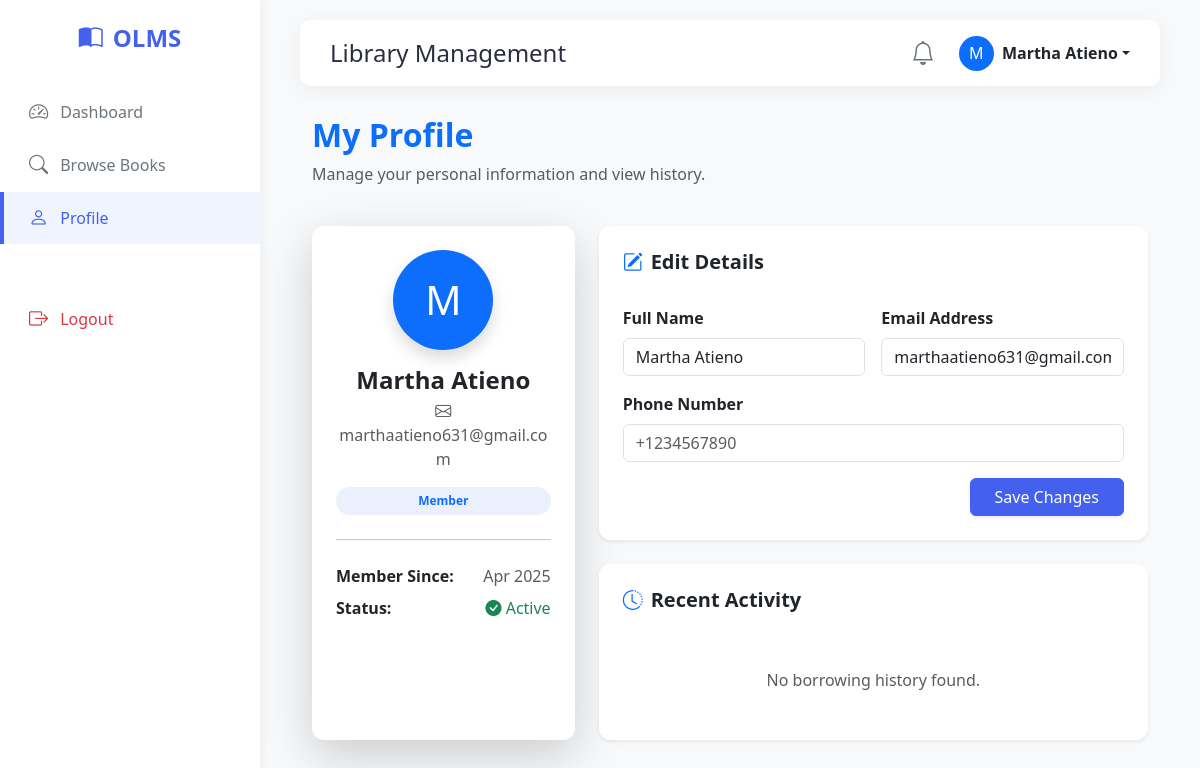
The page /profile.php (signed in) on the database as committed earlier.
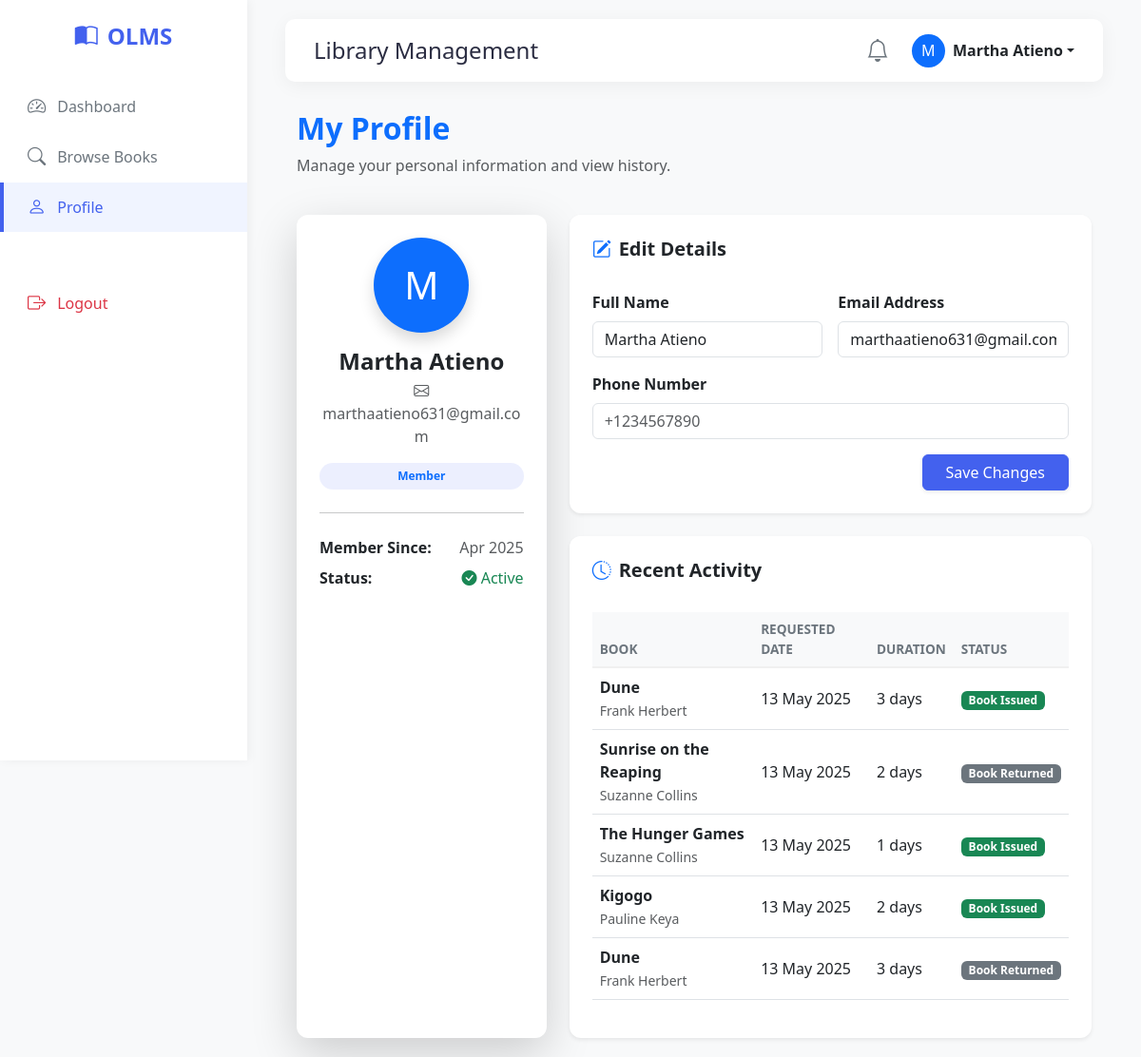
The same page on the database as committed later.
### tables this page shows
CREATE TABLE `borrow_requests` (
  `id` int(11) NOT NULL,
  `book_id` int(11) NOT NULL,
  `user_id` int(11) NOT NULL,
  `days` int(11) NOT NULL,
  `total_cost` decimal(10,2) NOT NULL,
  `status` enum('pending','Book Issued','Rejected','Book Returned') DEFAULT 'pending',
  `requested_at` timestamp NOT NULL DEFAULT current_timestamp(),
  `updated_at` timestamp NOT NULL DEFAULT current_timestamp() ON UPDATE current_timestamp()
);

CREATE TABLE `books` (
  `id` int(11) NOT NULL,
  `title` varchar(255) NOT NULL,
  `author` varchar(255) NOT NULL,
  `category_id` int(11) NOT NULL,
  `isbn` varchar(50) NOT NULL,
  `quantity` int(11) NOT NULL,
  `created_at` timestamp NOT NULL DEFAULT current_timestamp(),
  `cover_photo` varchar(255) DEFAULT NULL
);

### includes/functions.php (called while the page is built, shortened)
<?php
function getUnreadCount($conn, $user_id) {
    $sql = "SELECT COUNT(*) as count FROM notifications WHERE user_id = ? AND is_read = 0";
    $stmt = $conn->prepare($sql);
    $count = 0;
    if ($stmt) {
        $stmt->bind_param("i", $user_id);
        $stmt->execute();
        $result = $stmt->get_result();
        $row = $result->fetch_assoc();
        $count = $row['count'];
    }
    return $count;
}
?>

### profile.php (the view, shortened to what the changed rows need)
<?php
include 'includes/header.php';
$user_id = $_SESSION['user_id'];
$history_sql = "
    SELECT books.title, books.author, borrow_requests.days, borrow_requests.total_cost, borrow_requests.requested_at, borrow_requests.status
    FROM borrow_requests
    INNER JOIN books ON borrow_requests.book_id = books.id
    WHERE borrow_requests.user_id = $user_id
    ORDER BY borrow_requests.requested_at DESC";
$history_result = $conn->query($history_sql);
?>
<div class="container fade-in">
    <div class="d-flex justify-content-between align-items-center mb-4">
        <div>
            <h2 class="fw-bold text-primary">My Profile</h2>
        </div>
    </div>
    <div class="row g-4">
        <div class="col-md-8">
            <div class="card border-0 shadow-sm">
                <div class="card-body p-4">
                     <?php if ($history_result->num_rows > 0): ?>
                        <div class="table-responsive">
                            <table class="table table-hover align-middle">
                                <thead class="table-light">
                                    <tr>
                                        <th>Book</th>
                                        <th>Requested Date</th>
                                        <th>Duration</th>
                                        <th>Status</th>
                                    </tr>
                                </thead>
                                <tbody>
                                    <?php while ($history = $history_result->fetch_assoc()): ?>
                                        <tr>
                                            <td>
                                                <div class="fw-bold text-dark"><?= htmlspecialchars($history['title']) ?></div>
                                                <small class="text-muted"><?= htmlspecialchars($history['author']) ?></small>
                                            </td>
                                            <td><?= date('d M Y', strtotime($history['requested_at'])); ?></td>
                                            <td><?= $history['days']; ?> days</td>
                                            <td>
                                                <?php
                                                $statusClass = match($history['status']) {
                                                    'Book Issued' => 'bg-success',
                                                    'Book Returned' => 'bg-secondary',
                                                    'Rejected' => 'bg-danger',
                                                    default => 'bg-warning text-dark'
                                                };
                                                ?>
                                                <span class="badge <?= $statusClass ?>"><?= $history['status'] ?></span>
                                            </td>
                                        </tr>
                                    <?php endwhile; ?>
                                </tbody>
                            </table>
                        </div>
                    <?php else: ?>
                        <div class="text-center py-4">
                            <p class="text-muted mb-0">No borrowing history found.</p>
                        </div>
                    <?php endif; ?>
                </div>
            </div>
        </div>
    </div>
</div>
<?php include 'includes/footer.php'; ?>

Rows that differ between the two databases and show on the page:
added borrow_requests: book.title "Dune", book.author "Frank Herbert", requested_at "13 May 2025", days "3", status "Book Issued"
added borrow_requests: book.title "Sunrise on the Reaping", book.author "Suzanne Collins", requested_at "13 May 2025", days "2", status "Book Returned"
added borrow_requests: book.title "The Hunger Games", book.author "Suzanne Collins", requested_at "13 May 2025", days "1", status "Book Issued"
added borrow_requests: book.title "Kigogo", book.author "Pauline Keya", requested_at "13 May 2025", days "2", status "Book Issued"
added borrow_requests: book.title "Dune", book.author "Frank Herbert", requested_at "13 May 2025", days "3", status "Book Returned"
Other text that changed with them:
text no longer shown: "No borrowing history found."
text now shown: "BOOK REQUESTED DATE DURATION STATUS"
